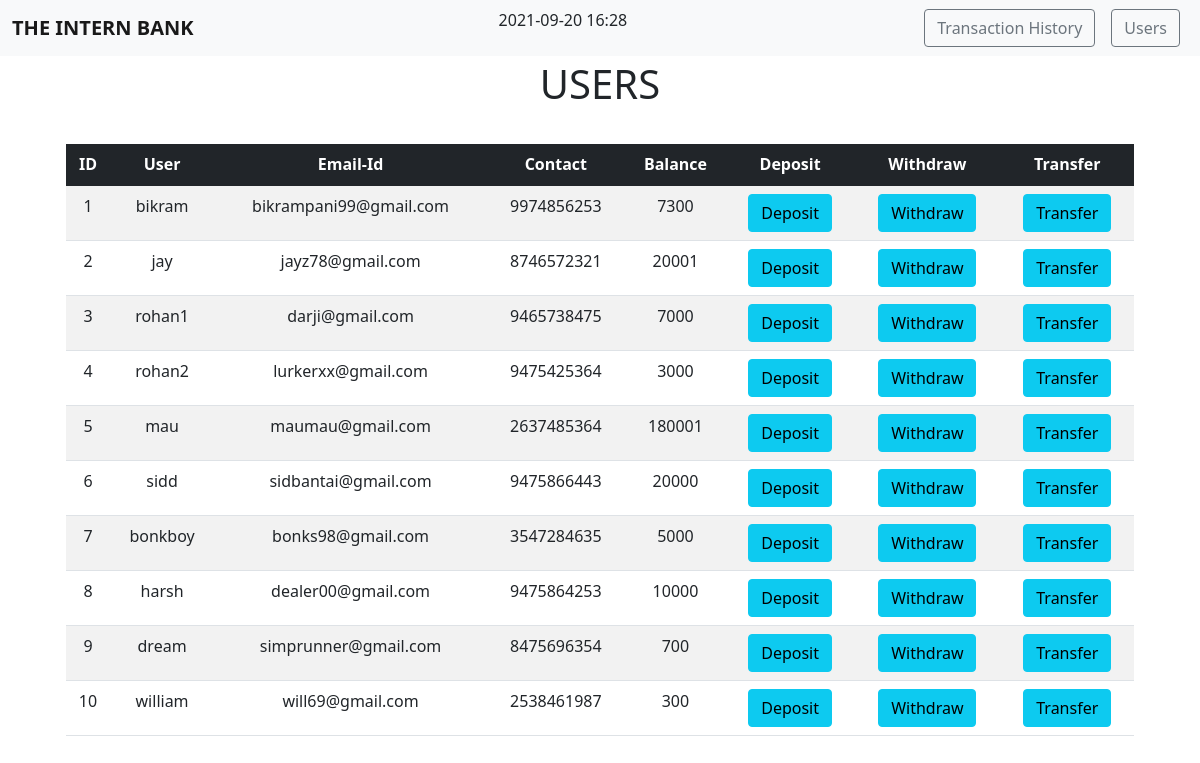
/users/, run on the app's committed database.
### bank/models.py (models this page shows, shortened)
class users(models.Model):
    username = models.CharField(max_length=30)
    email_id = models.EmailField()
    contact = models.IntegerField()
    balance = models.IntegerField()

### bank/views.py (the view)
# urls.py: path("users/", views.UsersPage, name="Users"),
def UsersPage(request):
    data=users.objects.all()
    return render(request, 'users.html',{'data':data})

### templates/users.html (shortened to what this page needs)
{% extends 'base.html' %}
{% block body %}
<div class="container-fluid text-Dark py-1 text-center">
    <h1>USERS</h1>
</div>
<div class="container row text-center py-4" style="margin: auto;">
    <div class="col-md-12">
        <table class="table table-striped table-hover">
            <thead class="table-dark">
                <th>ID</th>
                <th>User</th>
                <th>Email-Id</th>
                <th>Contact</th>
                <th>Balance</th>
                <th>Deposit</th>
                <th>Withdraw</th>
                <th>Transfer</th>
            </thead>
            <tbody>
                {% for i in data %}
                    <tr>
                        <td>{{i.id}}</td>
                        <td>{{i.username}}</td>
                        <td>{{i.email_id}}</td>
                        <td>{{i.contact}}</td>
                        <td>{{i.balance}}</td>
                        <td><a href="{% url 'Deposit' i.id %}" class="btn btn-info">Deposit</a></td>
                        <td><a href="{% url 'Withdraw' i.id %}" class="btn btn-info">Withdraw</a></td>
                        <td><a href="{% url 'Transfer' i.id %}" class="btn btn-info">Transfer</a></td>
                    </tr>
                {% endfor %}
            </tbody>
        </table>
    </div>
</div>
{% endblock body %}

### data on the page
users: id "1", username "bikram", email_id "bikrampani99@gmail.com", contact "9974856253", balance "7300"
users: id "2", username "jay", email_id "jayz78@gmail.com", contact "8746572321", balance "20001"
users: id "3", username "rohan1", email_id "darji@gmail.com", contact "9465738475", balance "7000"
users: id "4", username "rohan2", email_id "lurkerxx@gmail.com", contact "9475425364", balance "3000"
users: id "5", username "mau", email_id "maumau@gmail.com", contact "2637485364", balance "180001"
users: id "6", username "sidd", email_id "sidbantai@gmail.com", contact "9475866443", balance "20000"
users: id "7", username "bonkboy", email_id "bonks98@gmail.com", contact "3547284635", balance "5000"
users: id "8", username "harsh", email_id "dealer00@gmail.com", contact "9475864253", balance "10000"
users: id "9", username "dream", email_id "simprunner@gmail.com", contact "8475696354", balance "700"
users: id "10", username "william", email_id "will69@gmail.com", contact "2538461987", balance "300"
